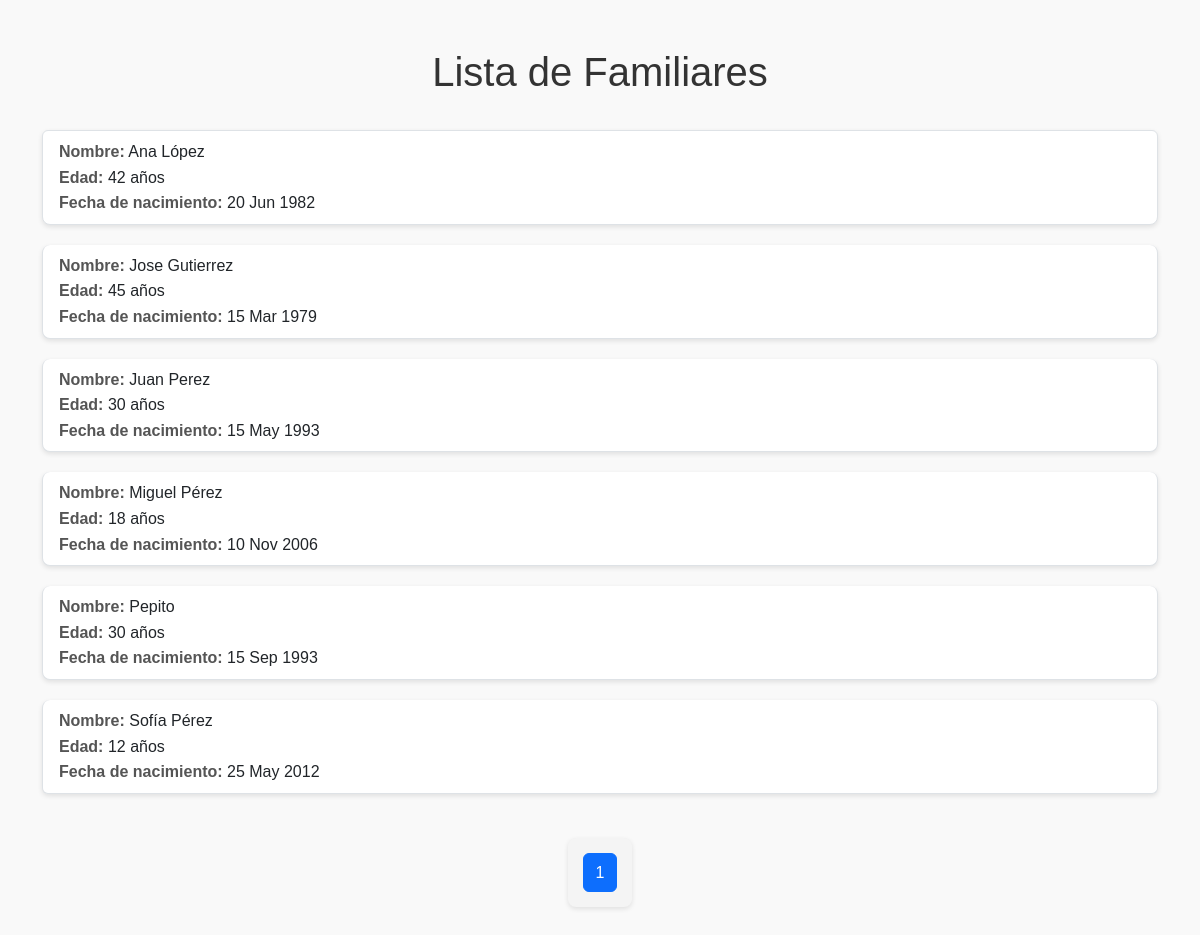
The page /familiares/ (signed in) on the database its author committed.
### familiares/models.py (models this page shows, shortened)
class Familiar(models.Model):
    nombre = models.CharField(
        max_length=100,
        verbose_name="Nombre completo",
        help_text="Ingrese el nombre completo del familiar."
    )
    edad = models.IntegerField(
        validators=[MinValueValidator(0), MaxValueValidator(120)],
        verbose_name="Edad",
        help_text="Ingrese la edad del familiar (de 0 a 120 años)."
    )
    fecha_nacimiento = models.DateField(
        verbose_name="Fecha de nacimiento",
        help_text="Ingrese la fecha de nacimiento del familiar."
    )
    class Meta:
        verbose_name_plural = "Familiares"
        ordering = ['nombre']

### familiares/views.py (the view)
# urls.py: path('', views.lista_familiares, name='lista_familiares'),
@login_required
def lista_familiares(request):
    familiares = Familiar.objects.all().order_by('nombre')
    paginator = Paginator(familiares, 10)
    page_number = request.GET.get('page')
    page_obj = paginator.get_page(page_number)
    return render(request, 'familiares/lista_familiares.html', {'page_obj': page_obj})

### templates/familiares/lista_familiares.html (shortened to what this page needs)
{% load static %}
<!DOCTYPE html>
<html lang="es">
<head>
    <link rel="stylesheet" href="https://cdn.jsdelivr.net/npm/bootstrap@5.3.0/dist/css/bootstrap.min.css">
    <link rel="stylesheet" href="{% static 'familiares/styles.css' %}">
</head>
<body>
    <div class="container my-5">
        <h1 class="text-center">Lista de Familiares</h1>
        <ul class="list-group mt-4">
            {% for familiar in page_obj %}
            <li class="list-group-item">
                <strong>Nombre:</strong> {{ familiar.nombre }} <br>
                <strong>Edad:</strong> {{ familiar.edad }} años<br>
                <strong>Fecha de nacimiento:</strong> {{ familiar.fecha_nacimiento|date:"d M Y" }}<br>
            </li>
            {% empty %}
            <p class="text-center text-muted">No hay familiares registrados.</p>
            {% endfor %}
        </ul>
        <div class="mt-4">
            <nav aria-label="Page navigation">
                <ul class="pagination justify-content-center">
                    {% for num in page_obj.paginator.page_range %}
                    <li class="page-item {% if page_obj.number == num %}active{% endif %}">
                        <a class="page-link" href="?page={{ num }}">{{ num }}</a>
                    </li>
                    {% endfor %}
                </ul>
            </nav>
        </div>
    </div>
</body>
</html>

### familiares/static/familiares/styles.css (style rules this page uses)
body { font-family: Arial, sans-serif; margin: 20px; background-color: #f9f9f9; line-height: 1.6; }
h1 { color: #333; text-align: center; margin-bottom: 20px; }
ul { list-style-type: none; padding: 0; }
li { background: #f4f4f4; margin: 10px 0; padding: 15px; border-radius: 8px; box-shadow: 0 2px 5px rgba(0, 0, 0, 0.1); transition: transform 0.2s ease, box-shadow 0.2s ease; }
strong { color: #555; }

### rows shown on the page
Familiar: nombre "Ana López", edad "42", fecha_nacimiento "20 Jun 1982"
Familiar: nombre "Jose Gutierrez", edad "45", fecha_nacimiento "15 Mar 1979"
Familiar: nombre "Juan Perez", edad "30", fecha_nacimiento "15 May 1993"
Familiar: nombre "Miguel Pérez", edad "18", fecha_nacimiento "10 Nov 2006"
Familiar: nombre "Pepito", edad "30", fecha_nacimiento "15 Sep 1993"
Familiar: nombre "Sofía Pérez", edad "12", fecha_nacimiento "25 May 2012"

### other values the page prints
{{ num }} "1"
